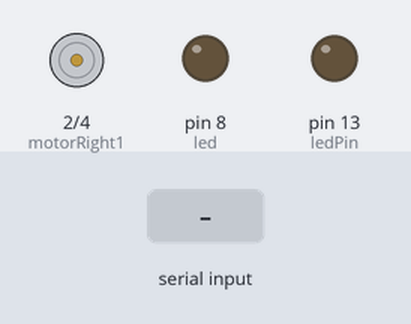
The sketch below on a simulated Arduino Uno, built with avr-gcc and run on an emulated ATmega328P. On the bench: motor-driver pin pairs drawn as motors (green arrow = first pin HIGH = forward, orange = second pin HIGH = backward, longer = more drive, scaled by the enable pin), output pins drawn as LEDs (lit = HIGH). Inputs (shaded band) come from the test bench. Pins used as bus, display or sensor lines are not drawn; what the sketch prints to the serial monitor is not drawn.

Above: at 1.2 s.
1.3 s: "C" received over Serial
At 2.5 s:
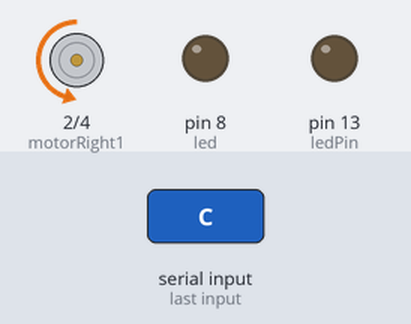
Timing chart, 0 to 7.8 s (numbered marks = the images above; inputs shaded):
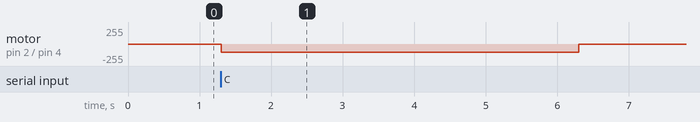

The sketch:

TOWER1.ino
```cpp
 const int ledPin = 13;
int led = 8;
#define PIN_TRIG 12
#define PIN_ECHO 11

 int motorRight1 = 2;       // Ворота
int motorRight2 = 4;
int enableRight = 3;
int i = 0;
int motorSpeed = 120;

 int incomingByte;
    void setup() {
      pinMode(led, OUTPUT);
      pinMode(PIN_TRIG, OUTPUT);
pinMode(PIN_ECHO, INPUT);
      pinMode (motorRight1, OUTPUT);
  pinMode (motorRight2, OUTPUT);
  pinMode (enableRight, OUTPUT);
      pinMode(ledPin, OUTPUT);
 Serial.begin(9600); /* begin serial comm. */
 Serial.println("I am I2C Master");
 analogWrite(enableRight, motorSpeed);
}
void loop() {

  if (Serial.available() > 0)
{

incomingByte = Serial.read();

if (incomingByte == 'C')
{
digitalWrite(ledPin, LOW);
 digitalWrite (motorRight1, LOW);
  digitalWrite (motorRight2, HIGH);
  delay(5000);
  digitalWrite (motorRight1, LOW);
  digitalWrite (motorRight2, LOW);
while (i!=10){
  digitalWrite(PIN_TRIG, LOW);
  delay(100);
  digitalWrite(PIN_TRIG, HIGH);
delay(100);
i = i + 1;
}
i = 0;
}

if (incomingByte == 'O')
{
digitalWrite(ledPin, HIGH);
 digitalWrite (motorRight1, HIGH);
  digitalWrite (motorRight2, LOW);
  delay(5000);
  digitalWrite (motorRight1, LOW);
  digitalWrite (motorRight2, LOW);
  /* request & read data of size 9 from slave */
  while (i!=10){
  digitalWrite(PIN_TRIG, LOW);
  delay(100);
  digitalWrite(PIN_TRIG, HIGH);
delay(100);
i = i + 1;
}
i = 0;
}
}


}
```

Measured:
- after the input at 1.3 s, motor on pin 2 (motorRight1) / pin 4 (motorRight2): stopped → backward 120/255 at once, → stopped 5.0 s later
